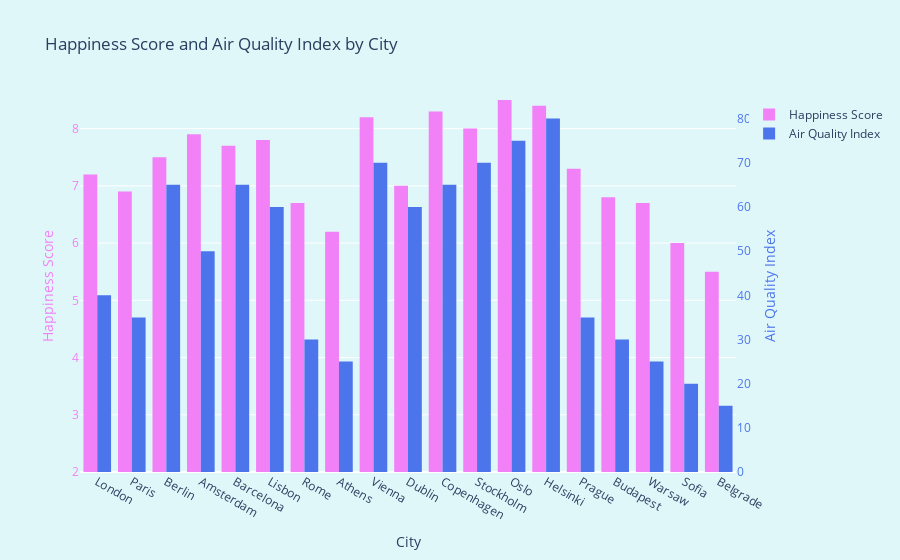

Notebook code cell kept with this figure:
### Code cell
train_europe_df = train_df[train_df['City'].isin(european_cities)]

cities = train_europe_df['City']
air_quality_index = train_europe_df['Air_Quality_Index']
happiness_score = train_europe_df['Happiness_Score']

# Create traces for the bar chart
trace1 = go.Bar(
    x=cities,
    y=happiness_score,
    name='Happiness Score',
    yaxis='y1',
    offsetgroup=1,
    marker=dict(color='#F280F7')
)

trace2 = go.Bar(
    x=cities,
    y=(100 - air_quality_index),
    name='Air Quality Index',
    yaxis='y2',
    offsetgroup=2,
    marker=dict(color='#4c75eb')
)

# Create the layout with two y-axes
layout = go.Layout(
    title='Happiness Score and Air Quality Index by City',
    yaxis=dict(
        title='Happiness Score',
        titlefont=dict(color='#F280F7'),
        tickfont=dict(color='#F280F7'),
        range=[2, max(happiness_score)]
    ),
    yaxis2=dict(
        title='Air Quality Index',
        titlefont=dict(color='#4c75eb'),
        tickfont=dict(color='#4c75eb'),
        overlaying='y',
        side='right',
        showgrid=False,
    ),
    xaxis=dict(
        title='City'
    ),
    barmode='group'
)

# Create the figure
fig = go.Figure(data=[trace1, trace2], layout=layout)

# Show the plot
fig.show()

### Figure 1 — Plotly figure (JSON) as saved in the notebook; plotly's stock layout.template omitted (floating-point values rounded to 4 significant figures)
{"data": [{"marker": {"color": "#F280F7"}, "name": "Happiness Score", "offsetgroup": "1", "type": "bar", "x": ["London", "Paris", "Berlin", "Amsterdam", "Barcelona", "Lisbon", "Rome", "Athens", "Vienna", "Dublin", "Copenhagen", "Stockholm", "Oslo", "Helsinki", "Prague", "Budapest", "Warsaw", "Sofia", "Belgrade"], "y": [7.2, 6.9, 7.5, 7.9, 7.7, 7.8, 6.7, 6.2, 8.2, 7, 8.3, 8, 8.5, 8.4, 7.3, 6.8, 6.7, 6, 5.5], "yaxis": "y"}, {"marker": {"color": "#4c75eb"}, "name": "Air Quality Index", "offsetgroup": "2", "type": "bar", "x": ["London", "Paris", "Berlin", "Amsterdam", "Barcelona", "Lisbon", "Rome", "Athens", "Vienna", "Dublin", "Copenhagen", "Stockholm", "Oslo", "Helsinki", "Prague", "Budapest", "Warsaw", "Sofia", "Belgrade"], "y": [40, 35, 65, 50, 65, 60, 30, 25, 70, 60, 65, 70, 75, 80, 35, 30, 25, 20, 15], "yaxis": "y2"}], "layout": {"barmode": "group", "title": {"text": "Happiness Score and Air Quality Index by City"}, "xaxis": {"title": {"text": "City"}}, "yaxis": {"range": [2, 8.5], "tickfont": {"color": "#F280F7"}, "title": {"font": {"color": "#F280F7"}, "text": "Happiness Score"}}, "yaxis2": {"overlaying": "y", "showgrid": false, "side": "right", "tickfont": {"color": "#4c75eb"}, "title": {"font": {"color": "#4c75eb"}, "text": "Air Quality Index"}}}}
